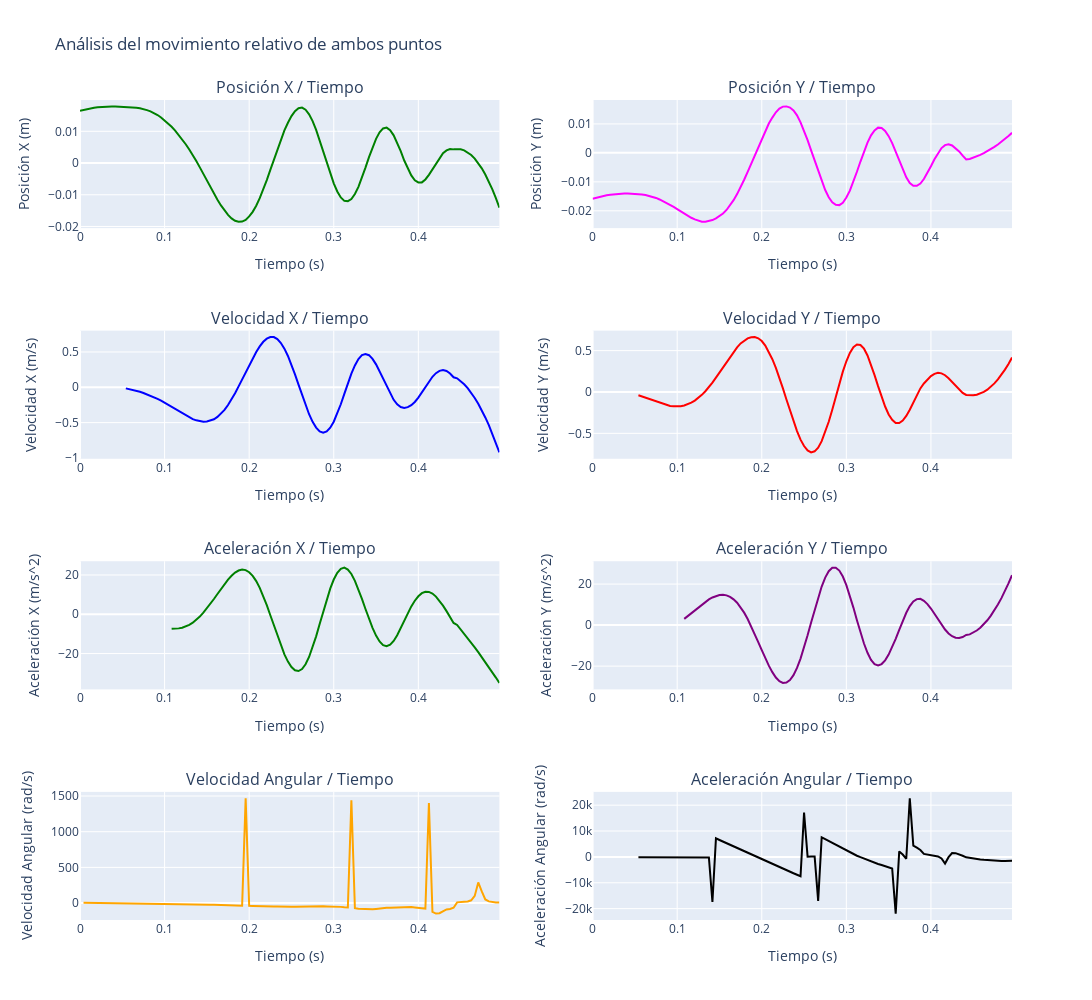

Notebook code cell kept with this figure:
### Code cell
# Elegir dataframe a graficar
dfG = dfRelativoBordeCentro
dfG_speed = dfRelativoBordeCentro_speed
dfG_acceleration = dfRelativoBordeCentro_acceleration

# Crear figura y ejes
# 3 filas, 2 columnas
fig = make_subplots(rows=4, cols=2, subplot_titles=("Posición X / Tiempo", "Posición Y / Tiempo",
                                                    "Velocidad X / Tiempo", "Velocidad Y / Tiempo", 
                                                    "Aceleración X / Tiempo", "Aceleración Y / Tiempo",
                                                    "Velocidad Angular / Tiempo", "Aceleración Angular / Tiempo"))

# Grafica la posición X en funcion del tiempo
fig.update_yaxes(title_text="Posición X (m)", row=1, col=1)
fig.update_xaxes(title_text="Tiempo (s)", row=1, col=1)
fig.add_trace(go.Scatter(x=dfG['Time (sec)'], y=dfG['Relative_Position_X'], mode='lines', marker=dict(color='green')), row=1, col=1)

# Grafica la posición Y / tiempo
fig.update_yaxes(title_text="Posición Y (m)", row=1, col=2)
fig.update_xaxes(title_text="Tiempo (s)", row=1, col=2)
fig.add_trace(go.Scatter(x=dfG['Time (sec)'], y=dfG['Relative_Position_Y'], mode='lines', marker=dict(color='magenta')), row=1, col=2)

# Grafica la velocidad X / tiempo
fig.update_yaxes(title_text="Velocidad X (m/s)", row=2, col=1)
fig.update_xaxes(title_text="Tiempo (s)", row=2, col=1)
fig.add_trace(go.Scatter(x=dfG_speed['Time (sec)'], y=dfG_speed['Relative_Speed_X'], mode='lines', marker=dict(color='blue')), row=2, col=1)

# Grafica la velocidad Y / tiempo
fig.update_yaxes(title_text="Velocidad Y (m/s)", row=2, col=2)
fig.update_xaxes(title_text="Tiempo (s)", row=2, col=2)
fig.add_trace(go.Scatter(x=dfG_speed['Time (sec)'], y=dfG_speed['Relative_Speed_Y'], mode='lines', marker=dict(color='red')), row=2, col=2)

# Grafica la aceleración X / tiempo
fig.update_yaxes(title_text="Aceleración X (m/s^2)", row=3, col=1)
fig.update_xaxes(title_text="Tiempo (s)", row=3, col=1)
fig.add_trace(go.Scatter(x=dfG_acceleration['Time (sec)'], y=dfG_acceleration['Relative_Acceleration_X'], mode='lines', marker=dict(color='green')), row=3, col=1)

# Grafica la aceleración Y / tiempo
fig.update_yaxes(title_text="Aceleración Y (m/s^2)", row=3, col=2)
fig.update_xaxes(title_text="Tiempo (s)", row=3, col=2)
fig.add_trace(go.Scatter(x=dfG_acceleration['Time (sec)'], y=dfG_acceleration['Relative_Acceleration_Y'], mode='lines', marker=dict(color='purple')), row=3, col=2)

# Grafica la velocidad angular
fig.update_yaxes(title_text="Velocidad Angular (rad/s)", row=4, col=1)
fig.update_xaxes(title_text="Tiempo (s)", row=4, col=1)
fig.add_trace(go.Scatter(x=dfG['Time (sec)'], y=dfG['Relative_Angular_Velocity'], mode='lines', marker=dict(color='orange')), row=4, col=1)

#Grafica la aceleración angular
fig.update_yaxes(title_text="Aceleración Angular (rad/s)", row=4, col=2)
fig.update_xaxes(title_text="Tiempo (s)", row=4, col=2)
fig.add_trace(go.Scatter(x=dfG['Time (sec)'], y=dfG['Relative_Angular_Acceleration'], mode='lines', marker=dict(color='black')), row=4, col=2)

# Actualizar los títulos y ajustar el diseño
fig.update_layout(height=1000, width=1200, title_text="Análisis del movimiento relativo de ambos puntos", showlegend=False)

# Mostrar los gráficos
fig.show() # Si hay error acá, revisar el renderer
